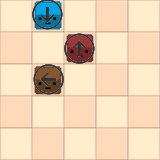

This game map was drawn from its Tiled (.tmx) file and the tilesets committed beside it. A one-line description and the full map source follow:
An orthogonal 5x5 tile map with 32x32 px tiles, 4 tile layers (Floor, Scenery, Entities, IA), 4 tilesets and 1 object (LevelInfo).

<map version="1.0" orientation="orthogonal" renderorder="left-up" width="5" height="5" tilewidth="32" tileheight="32" nextobjectid="4">
 <tileset firstgid="1" name="Floor" tilewidth="32" tileheight="32" tilecount="64" columns="8">
  <image source="../../LevelEditor/Tilesets/Tileset_Floor.png" width="256" height="256" />
 </tileset>
 <tileset firstgid="65" name="Scenery" tilewidth="32" tileheight="32" tilecount="64" columns="8">
  <image source="../../LevelEditor/Tilesets/Tileset_Scenery.png" width="256" height="256" />
 </tileset>
 <tileset firstgid="129" name="Entities" tilewidth="32" tileheight="32" tilecount="64" columns="8">
  <image source="../../LevelEditor/Tilesets/Tileset_Entities.png" width="256" height="256" />
 </tileset>
 <tileset firstgid="193" name="IA" tilewidth="32" tileheight="32" tilecount="64" columns="8">
  <image source="../../LevelEditor/Tilesets/Tileset_IA.png" width="256" height="256" />
 </tileset>
 <layer name="Floor" width="5" height="5">
  <data>
   <tile gid="1" />
   <tile gid="2" />
   <tile gid="1" />
   <tile gid="2" />
   <tile gid="1" />
   <tile gid="2" />
   <tile gid="1" />
   <tile gid="2" />
   <tile gid="1" />
   <tile gid="2" />
   <tile gid="1" />
   <tile gid="2" />
   <tile gid="1" />
   <tile gid="2" />
   <tile gid="1" />
   <tile gid="2" />
   <tile gid="1" />
   <tile gid="2" />
   <tile gid="1" />
   <tile gid="2" />
   <tile gid="1" />
   <tile gid="2" />
   <tile gid="1" />
   <tile gid="2" />
   <tile gid="1" />
  </data>
 </layer>
 <layer name="Scenery" width="5" height="5">
  <data>
   <tile gid="0" />
   <tile gid="0" />
   <tile gid="65" />
   <tile gid="0" />
   <tile gid="0" />
   <tile gid="0" />
   <tile gid="65" />
   <tile gid="0" />
   <tile gid="65" />
   <tile gid="0" />
   <tile gid="0" />
   <tile gid="65" />
   <tile gid="0" />
   <tile gid="65" />
   <tile gid="0" />
   <tile gid="0" />
   <tile gid="65" />
   <tile gid="0" />
   <tile gid="65" />
   <tile gid="0" />
   <tile gid="0" />
   <tile gid="0" />
   <tile gid="0" />
   <tile gid="65" />
   <tile gid="0" />
  </data>
 </layer>
 <layer name="Entities" width="5" height="5">
  <data>
   <tile gid="0" />
   <tile gid="129" />
   <tile gid="0" />
   <tile gid="0" />
   <tile gid="0" />
   <tile gid="0" />
   <tile gid="0" />
   <tile gid="131" />
   <tile gid="0" />
   <tile gid="0" />
   <tile gid="0" />
   <tile gid="133" />
   <tile gid="0" />
   <tile gid="0" />
   <tile gid="0" />
   <tile gid="0" />
   <tile gid="0" />
   <tile gid="0" />
   <tile gid="0" />
   <tile gid="0" />
   <tile gid="0" />
   <tile gid="0" />
   <tile gid="0" />
   <tile gid="0" />
   <tile gid="0" />
  </data>
 </layer>
 <layer name="IA" width="5" height="5">
  <data>
   <tile gid="0" />
   <tile gid="196" />
   <tile gid="0" />
   <tile gid="0" />
   <tile gid="0" />
   <tile gid="0" />
   <tile gid="0" />
   <tile gid="194" />
   <tile gid="0" />
   <tile gid="0" />
   <tile gid="0" />
   <tile gid="195" />
   <tile gid="0" />
   <tile gid="0" />
   <tile gid="0" />
   <tile gid="0" />
   <tile gid="0" />
   <tile gid="0" />
   <tile gid="0" />
   <tile gid="0" />
   <tile gid="0" />
   <tile gid="0" />
   <tile gid="0" />
   <tile gid="0" />
   <tile gid="0" />
  </data>
 </layer>
 <objectgroup name="LevelInfo">
  <object id="1" name="LevelInfo" x="0" y="0" width="32" height="32">
   <properties>
    <property name="2Star" type="int" value="1" />
    <property name="3Star" type="int" value="2" />
    <property name="Energy" type="int" value="100" />
    <property name="ExcuseMe" type="bool" value="true" />
    <property name="Hello" type="bool" value="true" />
   </properties>
  </object>
 </objectgroup>
</map>
